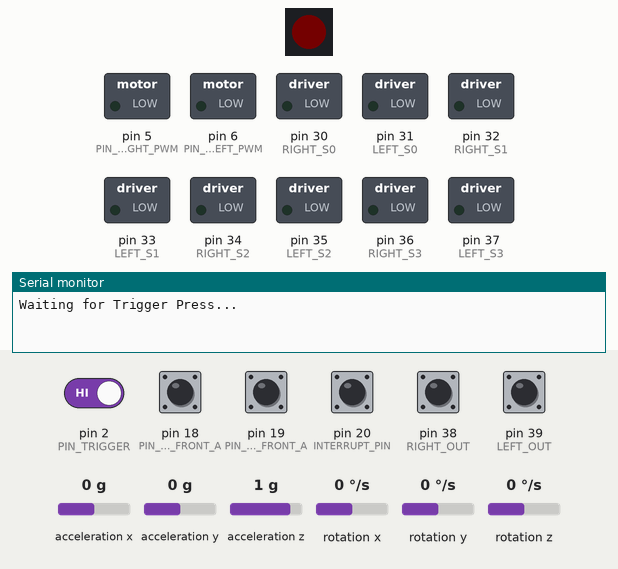
This sketch was run on a simulated Arduino Mega 2560, built with avr-gcc and run on an emulated ATmega2560. Parts: 1 RGB LEDs in strip order, left to right, switched loads named in the sketch (green lamp = pin HIGH), the last lines printed to the serial monitor. The inputs (shaded band) are chosen by the test bench; at power-on: pin 2 (PIN_TRIGGER), pin 18 (PIN_ENCODER_LEFT_FRONT_A), pin 19 (PIN_ENCODER_RIGHT_FRONT_A), pin 20 (INTERRUPT_PIN) HIGH, pin 38 (RIGHT_OUT), pin 39 (LEFT_OUT) LOW, acceleration x 0 g, acceleration y 0 g, acceleration z 1 g, rotation x 0 °/s, rotation y 0 °/s, rotation z 0 °/s. Dim RGB values are drawn brighter than linear; the sensor or clock chip raises its interrupt line as the real part does.

Above: at 2.0 s.
2.1 s: pin 2 (PIN_TRIGGER) driven LOW
At 3.1 s:
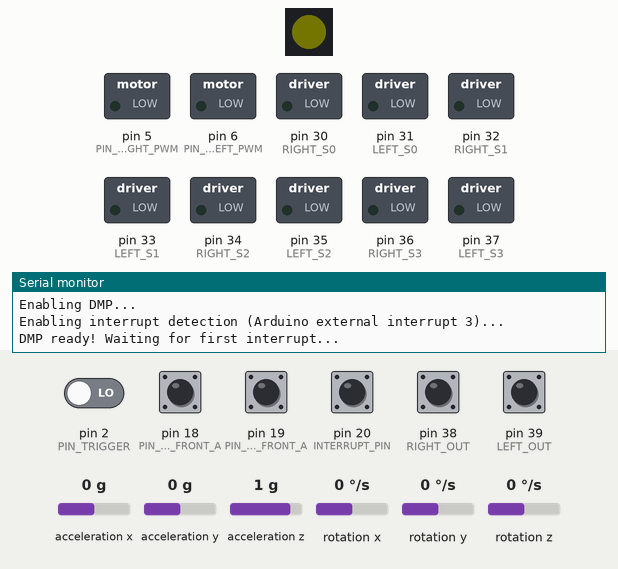
8.1 s: pin 2 (PIN_TRIGGER) driven HIGH
At 10.8 s:
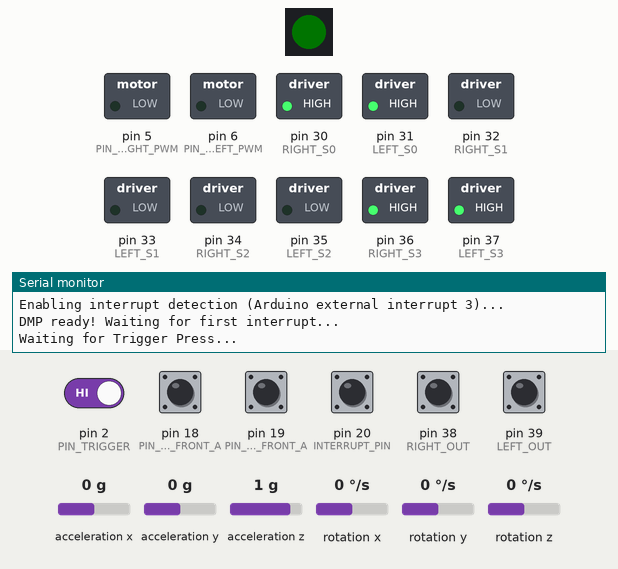
11.1 s: pin 2 (PIN_TRIGGER) driven LOW
At 12.7 s:
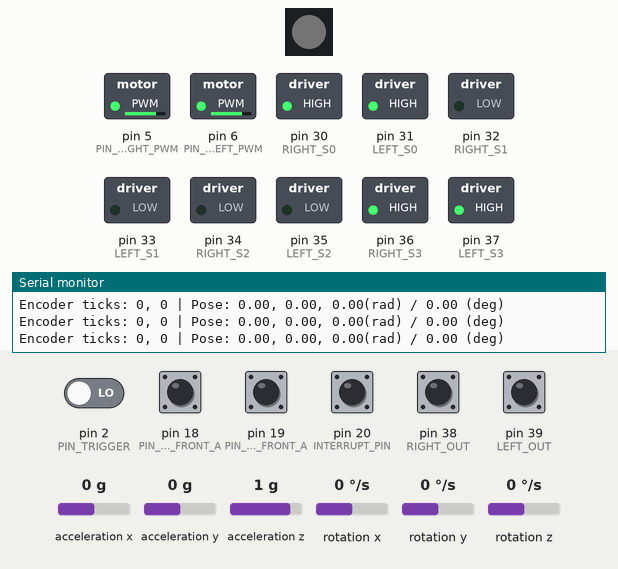
Timing chart, 0 to 14.2 s (numbered marks = the images above; inputs shaded):
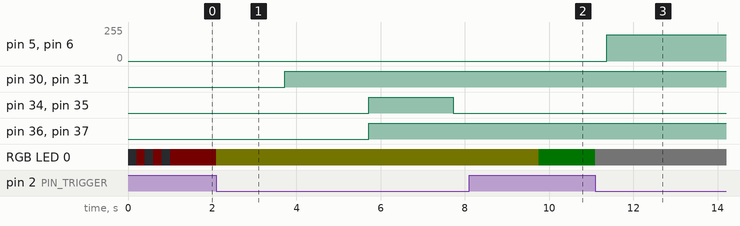

The sketch:

robot_tour_STABLE_4_21.ino
```cpp
//Robot Tour by Chinmay Govind & Reuben James for Cumberland Valley Science Olympiad

#define PIN_MOTOR_RIGHT_PWM   5 //analog
#define PIN_MOTOR_RIGHT_IN    7 //digital
#define PIN_MOTOR_LEFT_PWM    6 //analog
#define PIN_MOTOR_LEFT_IN     8 //digital
#define PIN_ENCODER_LEFT_FRONT_A    18 //digital (yellow wire), goes high on encoder pulse
#define PIN_ENCODER_RIGHT_FRONT_A    19 //digital (yellow wire), goes high on encoder pulse
#define PIN_ENCODER_LEFT_FRONT_B 22 //digital (white wire), high on forward tick, low on reverse tick
#define PIN_ENCODER_RIGHT_FRONT_B 24 //digital (white wire), high on forward tick, low on reverse tick
#define PIN_MOTOR_ENABLE      3 //digital

//pins for color sensors
#define LEFT_S0   31
#define LEFT_S1   33
#define LEFT_S2   35
#define LEFT_S3   37
#define LEFT_OUT  39
#define RIGHT_S0  30
#define RIGHT_S1  32
#define RIGHT_S2  34
#define RIGHT_S3  36
#define RIGHT_OUT 38

#define PIN_TRIGGER 2
long startMillis = 0;

#include "I2Cdev.h"
#include "MPU6050_6Axis_MotionApps20.h"
#define INTERRUPT_PIN 20

MPU6050 mpu;
double GYRO_TURN_CONSTANT = 0.0000109;
#if I2CDEV_IMPLEMENTATION == I2CDEV_ARDUINO_WIRE
    #include "Wire.h"
#endif

#include <FastLED.h>
#define NUM_LEDS 1    // Number of LEDs in strip (just 1)
#define PIN_LED 4    // Pin for data communications

#define NORTH 0
#define EAST -90
#define WEST 90
#define SOUTH 180
// Define the array of leds
CRGB leds[NUM_LEDS];

int encoderBPins[] = {PIN_ENCODER_LEFT_FRONT_B, PIN_ENCODER_RIGHT_FRONT_B};
int lastEncoderTicks[] = {0, 0};//LF, RF, LB, RB
int encoderTicks[] = {0, 0};//LF, RF, LB, RB

int STRAIGHT_SLOW = 60;//60 80 default, 100 120 on hard surfaces
int STRAIGHT_FAST = 80;
int STRAIGHT_ENDING_SLOW = 44;
int STRAIGHT_ENDING_FAST = 64;
double FORWARD_LR_TOLERANCE = 0.01;
int TURN_SPEED = 80;
int TURN_SLOW = 50;
int FULL_TURN_TICKS = 740;
double TURN_TOLERANCE = 0.04;//if this is too low, it will miss turns.
double TURN_TIME = 1000;

double robotX = 0;
double robotY = 0;
double robotTheta = 0;
double targetTheta = 0;
double targetThetaDeg;
double TICKS_PER_CM = 9.51;
double TICKS_PER_REV = 740;
double SPEED_CONVERSION = 7;//PWM / (cm/s)
double WHEEL_RADIUS = 7.7;

Quaternion quat;
bool dmpReady = false;  // set true if DMP init was successful
uint8_t mpuIntStatus;   // holds actual interrupt status byte from MPU
uint8_t devStatus;      // return status after each device operation (0 = success, !0 = error)
uint16_t packetSize;    // expected DMP packet size (default is 42 bytes)
uint16_t fifoCount;     // count of all bytes currently in FIFO
uint8_t fifoBuffer[64]; // FIFO storage buffer

// orientation/motion vars
VectorInt16 aa;         // [x, y, z]            accel sensor measurements
VectorInt16 aaReal;     // [x, y, z]            gravity-free accel sensor measurements
VectorInt16 aaWorld;    // [x, y, z]            world-frame accel sensor measurements
VectorFloat gravity;    // [x, y, z]            gravity vector
float euler[3];         // [psi, theta, phi]    Euler angle container
float ypr[3];

int colorFrequencies[] = {0, 0, 0, 0, 0, 0};
int colorValues[] = {0, 0, 0, 0, 0, 0};
int defaultColorValues[] = {0, 0, 0, 0, 0, 0};
double colorDistances[] = {0, 0};
int leftRedFrequency, leftGreenFrequency, leftBlueFrequency, rightRedFrequency, rightGreenFrequency, rightBlueFrequency;
int leftRed, leftGreen, leftBlue, rightRed, rightGreen, rightBlue;
int COLOR_THRESHOLD = 75;

void gyroSetup(int calibrationRounds) {
  //mpu setup
  #if I2CDEV_IMPLEMENTATION == I2CDEV_ARDUINO_WIRE
      Wire.begin();
  #elif I2CDEV_IMPLEMENTATION == I2CDEV_BUILTIN_FASTWIRE
      Fastwire::setup(400, true);
  #endif
  Serial.println("Testing MPU connection...");
  mpu.initialize();
  Serial.println(mpu.testConnection() ? "MPU6050 connection successful" : "MPU6050 connection failed");
  Serial.println("Calibrating MPU...");
  //mpu.CalibrateGyro();
  //mpu.CalibrateAccel();

  Serial.println("Initializing DMP...");
  devStatus = mpu.dmpInitialize();
  if (devStatus == 0) {
      // Calibration Time: generate offsets and calibrate our MPU6050
      mpu.CalibrateAccel(calibrationRounds);
      mpu.CalibrateGyro(calibrationRounds);
      mpu.PrintActiveOffsets();
      // turn on the DMP, now that it's ready
      Serial.println(F("Enabling DMP..."));
      mpu.setDMPEnabled(true);

      // enable Arduino interrupt detection
      Serial.print(F("Enabling interrupt detection (Arduino external interrupt "));
      Serial.print(digitalPinToInterrupt(INTERRUPT_PIN));
      Serial.println(F(")..."));
      attachInterrupt(digitalPinToInterrupt(INTERRUPT_PIN), dmpDataReady, RISING);
      mpuIntStatus = mpu.getIntStatus();

      // set our DMP Ready flag so the main loop() function knows it's okay to use it
      Serial.println(F("DMP ready! Waiting for first interrupt..."));
      dmpReady = true;

      // get expected DMP packet size for later comparison
      packetSize = mpu.dmpGetFIFOPacketSize();
  } else {
      // ERROR!
      // 1 = initial memory load failed
      // 2 = DMP configuration updates failed
      // (if it's going to break, usually the code will be 1)
      Serial.print(F("DMP Initialization failed (code "));
      Serial.print(devStatus);
      Serial.println(F(")"));
  }
  delay(1000);//DO NOT REMOVE
}

void colorSensorSetup() {
  // Setting the outputs
  pinMode(LEFT_S0, OUTPUT);
  pinMode(LEFT_S1, OUTPUT);
  pinMode(LEFT_S2, OUTPUT);
  pinMode(LEFT_S3, OUTPUT);
  pinMode(RIGHT_S0, OUTPUT);
  pinMode(RIGHT_S1, OUTPUT);
  pinMode(RIGHT_S2, OUTPUT);
  pinMode(RIGHT_S3, OUTPUT);

  // Setting the sensorOut as an input
  pinMode(LEFT_OUT, INPUT);
  pinMode(RIGHT_OUT, INPUT);

  // Setting frequency scaling to 20%
  digitalWrite(LEFT_S0,HIGH);
  digitalWrite(LEFT_S1,LOW);
  digitalWrite(RIGHT_S0,HIGH);
  digitalWrite(RIGHT_S1,LOW);
  resetDefaultColorValues();
}

void resetDefaultColorValues() {
  readColorValues();
  for (int i = 0; i < 6; i++) {
    defaultColorValues[i] = colorValues[i];
  }
}

//reads color values from back 2 color sensors into colorValues[].
void readColorValues() {
  //read RED
  digitalWrite(LEFT_S2, LOW);
  digitalWrite(LEFT_S3, LOW);
  digitalWrite(RIGHT_S2, LOW);
  digitalWrite(RIGHT_S3, LOW);
  leftRedFrequency = pulseIn(LEFT_OUT, LOW);
  leftRed = map(leftRedFrequency, 40, 180, 255, 0);
  rightRedFrequency = pulseIn(RIGHT_OUT, LOW);
  rightRed = map(rightRedFrequency, 40, 220, 255, 0);
  //read GREEN
  digitalWrite(LEFT_S2, HIGH);
  digitalWrite(LEFT_S3, HIGH);
  digitalWrite(RIGHT_S2, HIGH);
  digitalWrite(RIGHT_S3, HIGH);
  leftGreenFrequency = pulseIn(LEFT_OUT, LOW);
  leftGreen = map(leftGreenFrequency, 55, 225, 255, 0);
  rightGreenFrequency = pulseIn(RIGHT_OUT, LOW);
  rightGreen = map(rightGreenFrequency, 55, 225, 255, 0);
  //read BLUE
  digitalWrite(LEFT_S2, LOW);
  digitalWrite(LEFT_S3, HIGH);
  digitalWrite(RIGHT_S2, LOW);
  digitalWrite(RIGHT_S3, HIGH);
  leftBlueFrequency = pulseIn(LEFT_OUT, LOW);
  leftBlue = map(leftBlueFrequency, 65, 190, 255, 0);
  rightBlueFrequency = pulseIn(RIGHT_OUT, LOW);
  rightBlue = map(rightBlueFrequency, 65, 190, 255, 0);
  int newColorFrequencies[] = {leftRedFrequency, leftGreenFrequency, leftBlueFrequency, rightRedFrequency, rightGreenFrequency, rightBlueFrequency};
  int newColorValues[] = {leftRed, leftGreen, leftBlue, rightRed, rightGreen, rightBlue};
  memcpy(colorFrequencies, newColorFrequencies, sizeof(colorFrequencies));
  memcpy(colorValues, newColorValues, sizeof(colorValues));
  getColorDistance();
}

void getColorDistance() {
  for (int sensor = 0; sensor < 2; sensor++) {
    double sum = 0;
    for (int c = 0; c < 3; c++) {
      sum += pow(colorValues[sensor * 3 + c] - defaultColorValues[sensor * 3 + c], 2);
    }
    sum = pow(sum, 0.5);
    colorDistances[sensor] = sum;
  }
}

//prints color data.
void printColorValues() {
  Serial.print("Color Frequencies: ");
  for (int i = 0; i < 6; i++) {
    Serial.print(colorFrequencies[i]);
    if (i < 5) Serial.print(", ");
  }
  Serial.print( " | Color Values: ");
  for (int i = 0; i < 6; i++) {
    Serial.print(colorValues[i]);
    if (i < 5) Serial.print(", ");
    else Serial.print( " | Color Distances: ");
  }
  Serial.print(colorDistances[0]);
  Serial.print(", ");
  Serial.print(colorDistances[1]);
  Serial.println();
}

void setLED(CRGB::HTMLColorCode color) {
  leds[0] = color;
  FastLED.show();
}

void setSpeed(int val) {
  STRAIGHT_SLOW = val;
  STRAIGHT_FAST = val + 20;
}

void readLFEncoder() {
  readEncoder(0);
}
void readRFEncoder() {
  readEncoder(1);
}
void readEncoder(int wheel) {//0, 1, 2, 3 = LF, RF, LB, RB
  //if going forward, increase motor ticks. otherwise, decrement
  if (digitalRead(encoderBPins[wheel]) == (wheel%2)) { //even wheels need LOW, odd wheels need HIGH
    encoderTicks[wheel]++;
    //Serial.println("Incrementing encoder ticks...");
  } else {
    encoderTicks[wheel]--;
    //Serial.println("Decrementing encoder ticks...");
  }
}

volatile bool mpuInterrupt = false;     // indicates whether MPU interrupt pin has gone high
void dmpDataReady() {
    mpuInterrupt = true;
}

void setMotors(int left, int right) {
  digitalWrite(PIN_MOTOR_ENABLE, HIGH);//enable motor controller
  digitalWrite(PIN_MOTOR_LEFT_IN, (left > 0) ? LOW : HIGH);//set right wheels to CW/CCW
  analogWrite(PIN_MOTOR_LEFT_PWM, abs(left));//set right wheels to left speed
  digitalWrite(PIN_MOTOR_RIGHT_IN, (right > 0) ? LOW : HIGH);//set right wheels to CW/CCW
  analogWrite(PIN_MOTOR_RIGHT_PWM, abs(right));//set right wheels to right speed
}

void forward(double distance, double time) {
  robotX = 0;
  robotY = 0;
  double newDist = distance - 5;//cm
  double newTime = time - 1;//s
  double speed;
  if (time > 0) {
    speed = max(STRAIGHT_SLOW, min(255, SPEED_CONVERSION * (newDist / newTime)));//PWM / (cm/s) * cm/s
  } else {
    speed = STRAIGHT_SLOW;
  }
  double forwardStart = millis();
  //find theta offset
  while (robotX < distance) {
    printInfo();
    updatePose();
    bool slowMode = distance - robotX < 8;
    int slowSpeed = slowMode ? STRAIGHT_ENDING_SLOW : speed;
    int fastSpeed = slowMode ? STRAIGHT_ENDING_FAST : speed + 20;
    if (angularDistance(robotTheta, targetTheta) < -FORWARD_LR_TOLERANCE) {
      //Serial.println("Correcting for left movement by steering right...");
      setMotors(fastSpeed, slowSpeed);
    } else if (angularDistance(robotTheta, targetTheta) > FORWARD_LR_TOLERANCE) {
      //Serial.println("Correcting for right movement by steering left...");
      setMotors(slowSpeed, fastSpeed);
    } else {
      setMotors(slowSpeed, slowSpeed);
    }
  }
  setMotors(0, 0);
  while (millis() - forwardStart < time * 1000) {
    printInfo();
    delay(1);
  }
}

void forwardStall(double distance, double stallTo, double startTime) {
  double time = (millis() - startTime)/1000;
  if (time > stallTo) {
    setSpeed(200);
    forward(distance, -1);
  } else {
    forward(distance, stallTo - time);
  }
}

//Parking code. RAJESH
void park(bool finalPark) {
  robotX = 0;
  robotY = 0;
  double forwardStart = millis();
  bool leftHitTape = false;
  bool rightHitTape = false;
  bool passedTape = false;
  int leftEncoderStart = encoderTicks[0];
  int rightEncoderStart = encoderTicks[1];
  int distance = 40;
  setLED(CRGB::White);
  int cycles = 0;
  resetDefaultColorValues();
  while (robotX < distance) {
    if (!passedTape) {
    cycles++;
    if (cycles%20 == 0) updatePose();
    readColorValues();
    } else {
      updatePose();
      printInfo();
    }
    //printColorValues();
    int slowSpeed = STRAIGHT_SLOW;
    int fastSpeed = STRAIGHT_FAST;
    if (angularDistance(robotTheta, targetTheta) < -FORWARD_LR_TOLERANCE) {
      //Serial.println("Correcting for left movement by steering right...");
      setMotors(fastSpeed, slowSpeed);
    } else if (angularDistance(robotTheta, targetTheta) > FORWARD_LR_TOLERANCE) {
      //Serial.println("Correcting for right movement by steering left...");
      setMotors(slowSpeed, fastSpeed);
    } else {
      setMotors(slowSpeed, slowSpeed);
    }
    if (!passedTape) {
      if (!leftHitTape && colorDistances[0] > COLOR_THRESHOLD) {
        leftHitTape = true;
        setLED(CRGB::Red);
      }
      if (!rightHitTape && colorDistances[1] > COLOR_THRESHOLD) {
        rightHitTape = true;
        setLED(CRGB::Yellow);
      }
      if (leftHitTape && rightHitTape) {
        setLED(CRGB::Blue);
        robotX = distance - (finalPark ? 6.7 : 8.3);
        passedTape = true;
      }
    }
  }
  setMotors(0, 0);
}

//Pre-Parking code. SINGH
void turnToPark(double angle) {
  double targetAngleRad = angle * (PI / 180.0);
  targetTheta = targetAngleRad;
  targetThetaDeg = angle;
  double sign = angularDistance(robotTheta, targetTheta) > 0 ? 1 : -1;
  double turnStart = millis();
  while (abs(angularDistance(robotTheta, targetTheta)) > TURN_TOLERANCE) {
    updatePose();
    printInfo();
    //Serial.println(angularDistance(robotTheta, targetAngle));
    double k = sign * TURN_SPEED;
    if (abs(angularDistance(robotTheta, targetTheta)) < 0.5) {
      k = sign * TURN_SLOW;
    }
    if (k > 0) {
      setMotors(0, k);//positive k means left turn means positive angle change
    } else {
      setMotors(k, 0);
    }
  }
  setMotors(0, 0);
  while (millis() - turnStart < TURN_TIME) {
    printInfo();
    delay(1);
  }
}

void backward(double distance, double time) {
  robotX = 0;
  robotY = 0;
  double newDist = distance - 5;//cm
  double newTime = time - 1;//s
  double speed;
  if (time > 0) {
    speed = max(STRAIGHT_SLOW, min(255, SPEED_CONVERSION * (newDist / newTime)));//PWM / (cm/s) * cm/s
  } else {
    speed = STRAIGHT_SLOW;
  }
  double backwardStart = millis();
  //find theta offset
  while (robotX > -distance) {
    printInfo();
    updatePose();
    bool slowMode = distance - robotX < 8;
    int slowSpeed = slowMode ? STRAIGHT_ENDING_SLOW : speed;
    int fastSpeed = slowMode ? STRAIGHT_ENDING_FAST : speed + 20;
    if (angularDistance(robotTheta, targetTheta) > FORWARD_LR_TOLERANCE) {
      //Serial.println("Correcting for left movement by steering right...");
      setMotors(-fastSpeed, -slowSpeed);
    } else if (angularDistance(robotTheta, targetTheta) < -FORWARD_LR_TOLERANCE) {
      //Serial.println("Correcting for right movement by steering left...");
      setMotors(-slowSpeed, -fastSpeed);
    } else {
      setMotors(-slowSpeed, -slowSpeed);
    }
  }
  setMotors(0, 0);
  while (millis() - backwardStart < time * 1000) {
    printInfo();
    delay(1);
  }
}

//TURNING FUNC
void turnTo(double angle) {
  double targetAngleRad = angle * (PI / 180.0);
  targetTheta = targetAngleRad;
  targetThetaDeg = angle;
  double sign = angularDistance(robotTheta, targetTheta) > 0 ? 1 : -1;
  double turnStart = millis();
  while (abs(angularDistance(robotTheta, targetTheta)) > TURN_TOLERANCE) {
    updatePose();
    printInfo();
    //Serial.println(angularDistance(robotTheta, targetAngle));
    double k = sign * TURN_SPEED;
    if (abs(angularDistance(robotTheta, targetTheta)) < 0.5) {
      k = sign * TURN_SLOW;
    }
    setMotors(-k, k);//positive k means left turn means positive angle change
  }
  setMotors(0, 0);
  while (millis() - turnStart < TURN_TIME) {
    printInfo();
    delay(1);
  }
}

double angularDistance(double a, double b) {//turning distance from a to b
  return abs(a - b) < abs(min(a, b) + 2 * PI - max(a, b)) ? b - a : (min(a, b) + 2 * PI - max(a, b)) * (a > b ? 1 : -1);
}

double lastTime = 0;
double lastGyroTheta = 0;
void updatePose() {
  int differentials[] = {encoderTicks[0] - lastEncoderTicks[0],
  encoderTicks[1] - lastEncoderTicks[1]};

  double dForward = (differentials[0] + differentials[1])/2.0 / TICKS_PER_CM;//forward change in cm
  //double dTime = (millis() - lastTime) / 1000.0;
  if (!delay) dForward *= 3;
  lastTime = millis();
  robotX += dForward * cos(angularDistance(targetTheta, robotTheta));
  robotY += dForward * sin(angularDistance(targetTheta, robotTheta));
  if (!dmpReady) return;
  // read a packet from FIFO
  if (mpu.dmpGetCurrentFIFOPacket(fifoBuffer)) { // Get the Latest packet
  // display Euler angles in degrees
          mpu.dmpGetQuaternion(&quat, fifoBuffer);
          mpu.dmpGetEuler(euler, &quat);
  }
  robotTheta = -euler[0];
  for (int i = 0; i < 2; i++) lastEncoderTicks[i] = encoderTicks[i];
}

void printInfo() {
  Serial.print("Encoder ticks: ");
  Serial.print(encoderTicks[0]);
  Serial.print(", ");
  Serial.print(encoderTicks[1]);
  Serial.print(" | Pose: ");
  Serial.print(robotX);
  Serial.print(", ");
  Serial.print(robotY);
  Serial.print(", ");
  Serial.print(angularDistance(targetTheta, robotTheta));
  Serial.print("(rad) / ");
  Serial.print(angularDistance(targetTheta, robotTheta) * (180 / PI));
  Serial.print(" (deg)");
  Serial.println();
}

void stop() {
    Serial.println("Stop Triggered, Shutting Down...");
    digitalWrite(PIN_MOTOR_ENABLE, LOW);//disable motor controller
    setLED(CRGB::Red);
    delay(250);
    exit(0);
}

//Contains setup functions and run code itself.
void setup() {
  Serial.begin(9600);
  //LED Setup.
  FastLED.addLeds<NEOPIXEL, PIN_LED>(leds, NUM_LEDS);
  FastLED.setBrightness(1);
  for (int i = 0; i < 3; i++) {
    setLED(CRGB::Black);
    delay(200);
    setLED(CRGB::Red);
    delay(200);
  }

  Serial.println("\nWaiting for Trigger Press...");
  while (digitalRead(PIN_TRIGGER) == HIGH) {
    //wait
  }
  Serial.println("Trigger Pressed...");
  setLED(CRGB::Yellow);

  //attach encoder interrupts
  attachInterrupt(digitalPinToInterrupt(PIN_ENCODER_LEFT_FRONT_A), readLFEncoder, RISING);
  attachInterrupt(digitalPinToInterrupt(PIN_ENCODER_RIGHT_FRONT_A), readRFEncoder, RISING);
  //attachInterrupt(digitalPinToInterrupt(PIN_ENCODER_LEFT_BACK_A), readLBEncoder, RISING);
  //attachInterrupt(digitalPinToInterrupt(PIN_ENCODER_RIGHT_BACK_A), readRBEncoder, RISING);

  gyroSetup(10);
  colorSensorSetup();
  setLED(CRGB::Green);
  Serial.println("\nWaiting for Trigger Press...");
  while (digitalRead(PIN_TRIGGER) == HIGH) {
    //wait
  }
  setLED(CRGB::White);
  Serial.println("Trigger Pressed...");
  delay(250);
  Serial.println("Starting...");
  startMillis = millis();
  //RUN CODE GOES HERE (TRIPATHI)
  //start: 14
  //gates: 1, 4, 6, 12
  //end: 16
  //time: 63
  robotX = 0;
  robotY = 0;
  robotTheta = 0;
  TURN_TIME = 1800;
  forward(39 + 50, 4);
  turnTo(EAST);
  forward(50, 3);
  turnTo(SOUTH);
  forward(30, 2);
  backward(30, 2);
  turnTo(NORTH);
  forward(100, 4);
  turnTo(WEST);
  forward(80, 4);
  backward(30, 2);
  turnTo(SOUTH);
  forward(100, 4);
  turnTo(WEST);
  forward(55, 4);
  turnTo(NORTH);
  forward(50, 4);
  turnTo(WEST);
  forward(50 + 11, 5);
  turnTo(SOUTH);
  forward(50 + 33 + 9, 5);
}

void loop() {
  // put your main code here, to run repeatedly:
  if (digitalRead(PIN_TRIGGER) == LOW && (millis() - startMillis > 1500)) {
    stop();
  }
  updatePose();
  printInfo();
}
```

Measured:
- after the input at 2.1 s, pin 30 (RIGHT_S0), pin 31 (LEFT_S0): LOW → HIGH after 1.6 s; pin 34 (RIGHT_S2), pin 35 (LEFT_S2): LOW → HIGH after 3.6 s, → LOW 2.0 s later; pin 36 (RIGHT_S3), pin 37 (LEFT_S3): LOW → HIGH after 3.6 s; RGB LED 0: RGB(1, 0, 0) → RGB(1, 1, 0) at once
- after the input at 8.1 s, pin 5 (PIN_MOTOR_RIGHT_PWM), pin 6 (PIN_MOTOR_LEFT_PWM): stays 0/255 (without the input it goes to 196/255 after 1.9 s)
- after the input at 11.1 s, pin 5 (PIN_MOTOR_RIGHT_PWM), pin 6 (PIN_MOTOR_LEFT_PWM): 0/255 → 196/255 after 0.27 s; RGB LED 0: RGB(0, 1, 0) → RGB(1, 1, 1) at once
